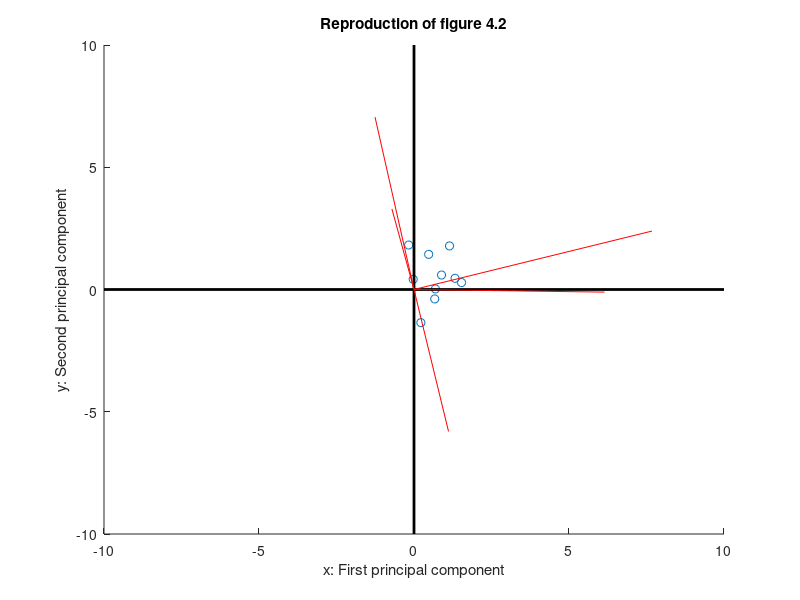
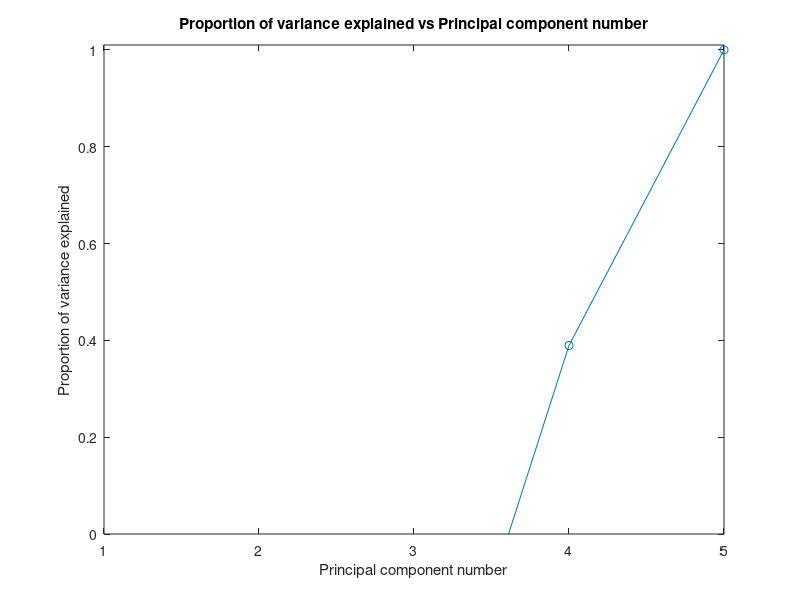

These charts were generated, in order, by the following MATLAB code: (Note: this script raises an error after producing the figures.)
%main file for exercise 2

%------Q1-------
disp ('Question 1: reproducing the 4.2 figure')

%reproducing the 4.2 figure
addpath ('../exercise1');%might use function in that folder

data = [5 3 0 1 -1 -3 5 0 -4 -4;
       -2 -1 0 0 1 4 -3 1 5 3;
       0 1 4 -1 0 5 5 -5 -3 -3;
        0 2 3 0 -1 3 3 -7 -2 0;
       3 4 -2 1 3 -3 -3 2 0 0]';

[U, D] = pca (data);
U = fliplr(U) ;
data_prime = data * U(:, 1:2);

figure (1)
clf
%plot the data points
scatter (data_prime (:, 1), data_prime (:, 2), 'o');
hold on
title('Reproduction of figure 4.2')
%plot the coordinates
line([-10, 0; 10, 0], [0, -10; 0, 10], 'Color', 'black', 'LineWidth', ...
     2)

%plot the variables
line([U(:,1)' * 10; zeros(1,length(U(:,1)))], [U(:,2)' * 10; ...
                    zeros(1,length(U(:,2)))], 'Color', 'red')

axis([-10 10 -10 10])

xlabel ('x: First principal component')
ylabel ('y: Second principal component')

saveas (gcf, 'img/reproduct42.png');

disp ('Press any key to continue...')
pause

%------Q2-------
disp ('Question 2: Proportion of variance explained vs Principal component number')

figure(2)
clf
plot(1:5, cumsum(flipud(diag(D))) / sum(diag(D)), 'o-');

title(['Proportion of variance explained vs Principal component ' ...
       'number'])
xlabel('Principal component number')
ylabel('Proportion of variance explained')

axis([1 5 0 1.01])

saveas (gcf, 'img/variance_explained.png');

disp ('Press any key to continue...')
pause

%------Q3+4-------
disp ('Question 3&4: quartimax rotation')

disp ('Original matrix:')

A = [-0.9511, 0.9511; -1.6435, -1.6435; 2.3655, 2.3655; -2.9154, ...
     -2.9154; -3.7010 3.7010];
disp (A);

disp ('Performing gradient descent...')

[A_prime, J_rots] = quartimaxRotation (A);

disp ('The rotated matrix:')
disp (A_prime);

figure (3)
clf

plot(1:length(J_rots), J_rots, 'o-');

title('Change of J_{rot} over time')
xlabel('Iteration number')
ylabel('J_{rot}')
saveas (gcf, 'img/J_rot.png');

disp ('Press any key to continue...')
pause

%--------Q5---------

disp ('Question 5: reproduction of figure 5.1')

A_prime = quartimaxRotation (U (:, 1:2)); %the rotated PCs

data_prime = data * A_prime %projected data points

figure (4)
clf
%plot the data points
scatter (data_prime (:, 1), data_prime (:, 2), 'o');
hold on

%plot the coordinates
line([-10, 0; 10, 0], [0, -10; 0, 10], 'Color', 'black', 'LineWidth', ...
     2)

%plot the variables
line([A_prime(:,1)' * 10; zeros(1,length(A_prime(:,1)))], [A_prime(:,2)' ...
                    * 10; zeros(1,length(A_prime(:,2)))], 'Color', ...
     'red', 'LineWidth', 2)

axis([-10 10 -10 10])
title ('Reproduction of Figure 5.1')
xlabel ('x: Factor by rotating the first principal component')
ylabel ('y: Factor by rotating the second principal component')

saveas (gcf, 'img/reproduct51.png');
